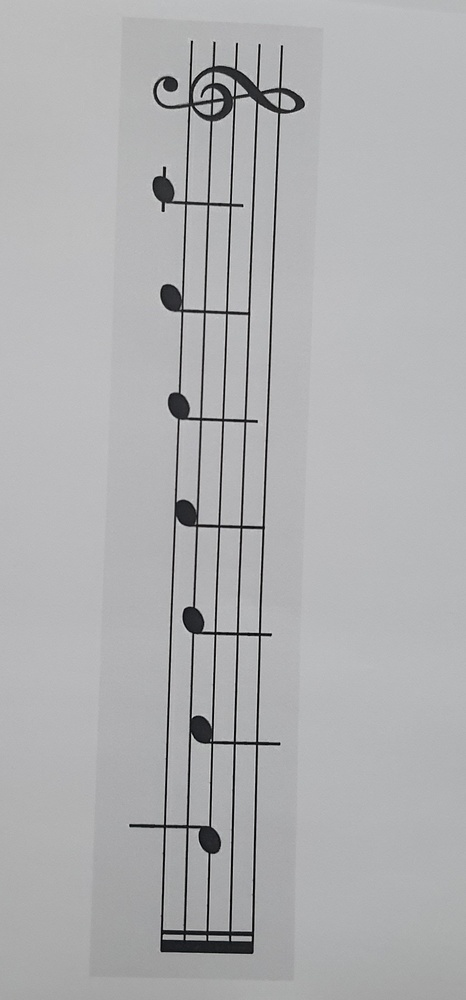
#> input picture Juptyer/AnotherStaffRemovalPipeline/26.jpg, 466 x 1000 px, shrunk from 1035 x 2221 before the run, given in place of 26.png, which was not available
$ jupyter execute cornerDetection.ipynb
#> lines starting #> are read from the running program, lines starting #| are printed output that depends on the picture; after the words box and inside, x2 and y2 are one past the last pixel; in counts of white or black regions, pixels touching at a corner belong together; pictures that were not available may be replaced by others from this repository, and a replacement may not be noted
[cell 1]
from skimage import img_as_float
import cv2
import numpy as np
from skimage.morphology import skeletonize, thin
from math import pi,atan

# if color is white => symbol , black => background
# another matrix => visited pixels

#attempt algorithm to find corner
#1.find suspected point as a begining of corner
#2.iterate from the right pixel
#3.if path from this pixel is longer than 4 and dominating direction is DOWN AND RIGHT and does not form a loop(closed path)
#  then this is a corner=> mark as visited
#4.repeat untill all white pixels are done

#return path length and top two dominating directions
def checkPathRightDown(yR,xR,yD,xD,visited,isCorner):
    #if valid path update visited and isCorner list
    h,w=visited.shape
    if(visited[yR][xR]):
        return
    #check right path
    nextX=xR
    nextY=yR
    pathR=[]
    pathR.append([nextX,nextY])
    while(nextX+1 != w and nextY+1 != h):
        #check right down
        if(skeleton[nextY+1][nextX+1]):
            nextX=nextX+1
            nextY=nextY+1
            pathR.append([nextX,nextY])
        #check right pixel
        elif(skeleton[nextY][nextX+1]):
            nextX=nextX+1
            pathR.append([nextX,nextY])
        #check down
        elif(skeleton[nextY+1][nextX]):
            nextY=nextY+1
            pathR.append([nextX,nextY])
        #if none exit loop
        else:
            break
    #check if path down is long enough countD>=5
    nextX=xD
    nextY=yD
    countD=0
    while(nextX+1 != w and nextY+1 != h and nextX !=0):
        #check down
        if(skeleton[nextY+1][nextX]):
            nextY=nextY+1
            countD+=1
        #check right down
        elif(skeleton[nextY+1][nextX+1]):
            nextX=nextX+1
            nextY=nextY+1
        #check left down
        elif(skeleton[nextY+1][nextX-1]):
            nextX=nextX-1
            nextY=nextY+1
        #if none exit loop
        else:
            break
    if(len(pathR)>=5 and countD>=4):
        isCorner.append([xD,yD])
        for i in pathR:
            pX=i[0]
            pY=i[1]
            visited[pY][pX]=1

def findVinverted(skeleton):
    h,w=skeleton.shape
    visited = np.zeros((h,w))
    isCorner=[]
    index=0
    pixelIndices = np.where(skeleton==1)
    pixelCount =len(pixelIndices[0])
    for i in range(pixelCount):
        y = pixelIndices[0][i]
        x = pixelIndices[1][i]
        #check if in white pixel is on borders
        if(x+1 == w or y+1 == h or x== 0 or y==0):
            continue
        downR=skeleton[y+1][x+1]
        down=skeleton[y+1][x]
        right=skeleton[y][x+1]
        downL=skeleton[y+1][x-1]
        if (downR and downL):
            checkPathRightDown(y+1,x+1,y+1,x-1,visited,isCorner)
        elif (downR and down):
            checkPathRightDown(y+1,x+1,y+1,x,visited,isCorner)
        elif (right and downL):
            checkPathRightDown(y,x+1,y+1,x-1,visited,isCorner)
        elif (right and down):
            checkPathRightDown(y,x+1,y+1,x,visited,isCorner)
    return len(isCorner),visited

[cell 2]
# if color is white => symbol , black => background
# another matrix => visited pixels

#attempt algorithm to find corner
#1.find suspected point as a begining of corner
#2.iterate from the right pixel
#3.if path from this pixel is longer than 4 and dominating direction is Up AND RIGHT and does not form a loop(closed path)
#  then this is a corner=> mark as visited
#4.repeat untill all white pixels are done

#return path length and top two dominating directions
def checkPathRightUp(yR,xR,yU,xU,visited,isCorner):
    #if valid path update visited and isCorner list
    h,w=visited.shape
    if(visited[yR][xR]):
        return
    nextX=xR
    nextY=yR
    pathR=[]
    pathR.append([nextX,nextY])
    count=0
    while(nextX+1 != w and nextY != 0):
        #check right pixel
        if(skeleton[nextY][nextX+1]):
            nextX=nextX+1
            pathR.append([nextX,nextY])
        #check right up
        elif(skeleton[nextY-1][nextX+1]):
            nextX=nextX+1
            nextY=nextY-1
            pathR.append([nextX,nextY])
        #check up
        elif(skeleton[nextY-1][nextX]):
            nextY=nextY-1
            pathR.append([nextX,nextY])
        #if none exit loop
        else:
            break
    nextX=xU
    nextY=yU
    countU=0
    while(nextX+1 != w and nextY != 0 and nextX != 0):
        #check up
        if(skeleton[nextY-1][nextX]):
            nextY=nextY-1
            countU+=1
        #check left up pixel
        elif(skeleton[nextY-1][nextX-1]):
            nextX=nextX-1
            nextY=nextY-1
        #check right up
        elif(skeleton[nextY-1][nextX+1]):
            nextX=nextX+1
            nextY=nextY-1
        #if none exit loop
        else:
            break
    if(len(pathR)>=5 and countU>=4):
        isCorner.append([xR,yR])
        for i in pathR:
            pX=i[0]
            pY=i[1]
            visited[pY][pX]=1

def findV(skeleton):
    h,w=skeleton.shape
    visited = np.zeros((h,w))
    isCorner=[]
    index=0
    pixelIndices = np.where(skeleton==1)
    pixelCount =len(pixelIndices[0])
    for i in range(pixelCount):
        y = pixelIndices[0][i]
        x = pixelIndices[1][i]
        #check if in white pixel is on borders
        if(x+1 == w or y+1 == h or x== 0 or y==0):
            continue
        upR=skeleton[y-1][x+1]
        up=skeleton[y-1][x]
        right=skeleton[y][x+1]
        upL=skeleton[y-1][x-1]
        if (upR and upL):
            checkPathRightUp(y-1,x+1,y-1,x-1,visited,isCorner)
        elif (upR and up):
            checkPathRightUp(y-1,x+1,y-1,x,visited,isCorner)
        elif (right and up):
            checkPathRightUp(y,x+1,y-1,x,visited,isCorner)
        elif (right and upL):
            checkPathRightUp(y,x+1,y-1,x-1,visited,isCorner)
    return len(isCorner),visited

[cell 3]
img = cv2.imread("26.png")
#> img is the input picture: shape (1000, 466, 3); mean B, G, R 177.3, 175.7, 175.3
gray = cv2.cvtColor(img,cv2.COLOR_BGR2GRAY)

#naive binarization

gray =np.where(gray<185,0,255)
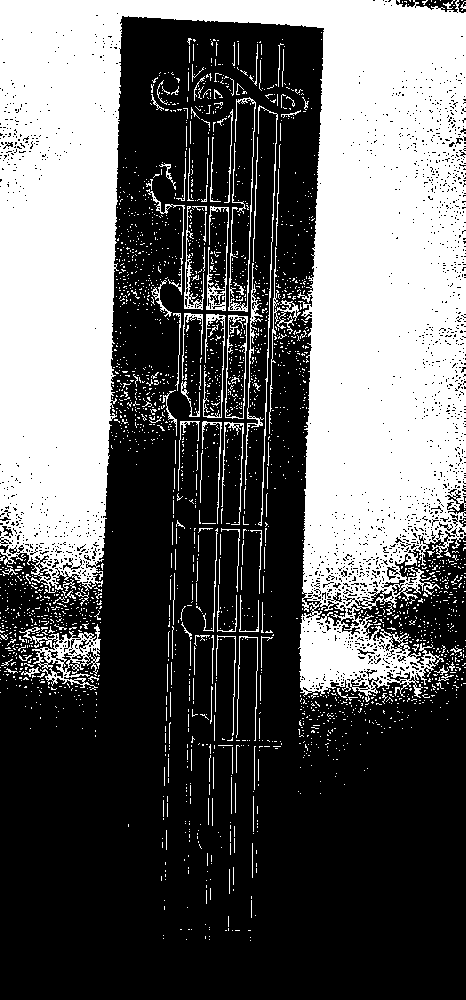
#> gray: shape (1000, 466) int64; 38.6% white; 2397 white regions (2246 under 20 px), largest, box (x1, y1, x2, y2) and area: (0, 0, 466, 702) 160277, (19, 624, 101, 690) 1717, (228, 97, 256, 312) 602
gray=gray/255
gray=1-gray

skeleton = thin(gray)
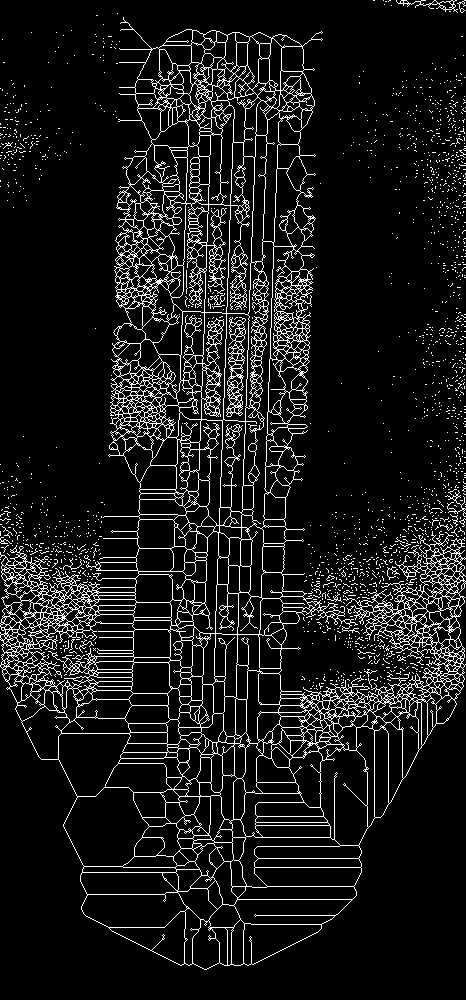
#> skeleton: shape (1000, 466) bool; 9.3% white in thin lines or dots
cv2.imwrite("skeleton.png",skeleton*255)

countVinv,vInv=findVinverted(skeleton)
#> in findVinverted, `pixelIndices = np.where(skeleton==1)`: pixelIndices = 43244 positions, rows 0 to 969, columns 0 to 465
#> in findVinverted, `pixelCount =len(pixelIndices[0])`: pixelCount = 43244
#> the loop in findVinverted, `for i in range(pixelCount):` made 43244 passes
#> (y, x, downR, down, right, downL) on passes 26 to 28: (1, 385, False, False, True, False), (1, 386, False, False, False, False), (1, 388, False, False, False, False)
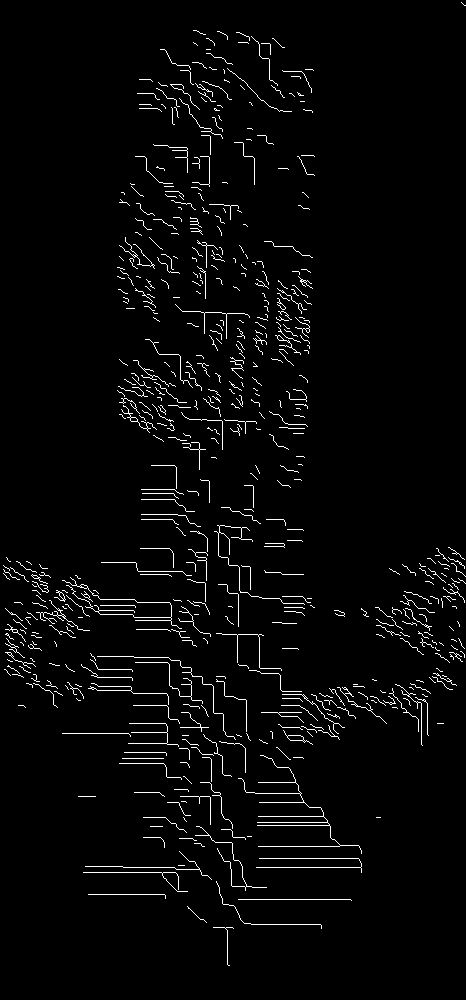
#> vInv: shape (1000, 466) float64; values 0 (black) and 1 (white), 2.9% white in thin lines or dots
#> countVinv = 858
countV,v=findV(skeleton)
#> in findV, `pixelIndices = np.where(skeleton==1)`: pixelIndices = 43244 positions, rows 0 to 969, columns 0 to 465
#> in findV, `pixelCount =len(pixelIndices[0])`: pixelCount = 43244
#> the loop in findV, `for i in range(pixelCount):` made 43244 passes
#> (y, x) on passes 1 to 3: (0, 373), (0, 374), (0, 383)
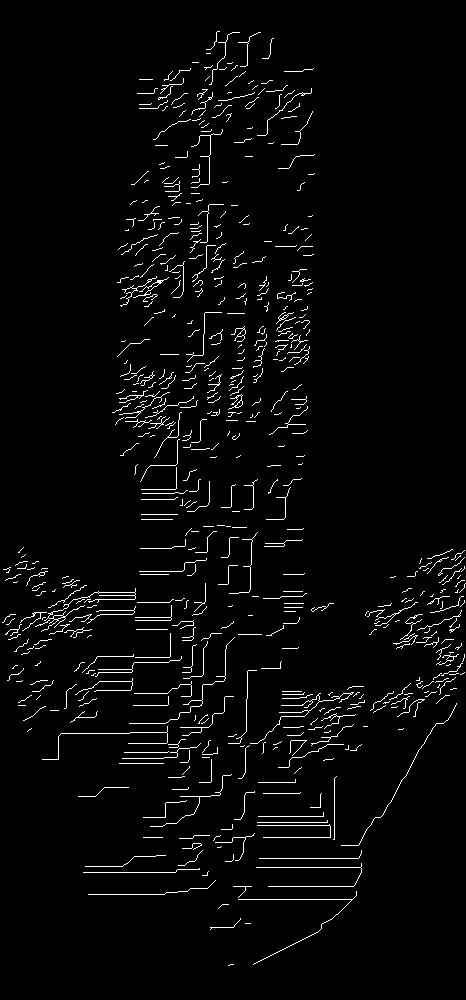
#> v: shape (1000, 466) float64; values 0 (black) and 1 (white), 3% white in thin lines or dots

cv2.imwrite("vInv.png",vInv*255)
cv2.imwrite("v.png",v*255)
print(countVinv,countV)
#| 858 1260

$ run again, with Juptyer/AnotherStaffRemovalPipeline/15.jpg copied over Juptyer/AnotherStaffRemovalPipeline/26.jpg
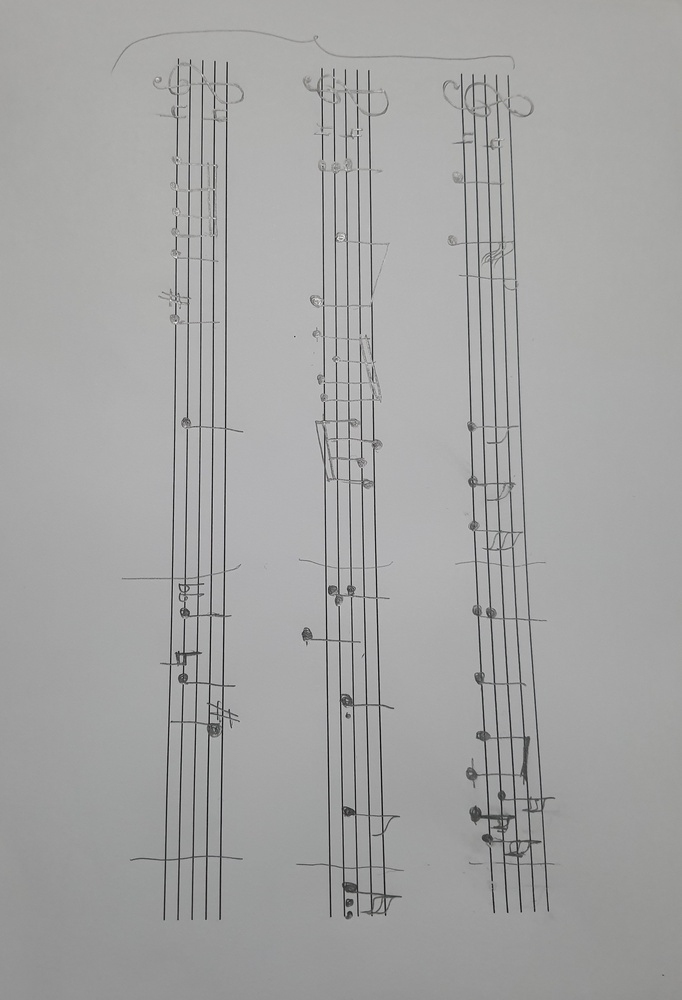
#> input picture Juptyer/AnotherStaffRemovalPipeline/15.jpg, 682 x 1000 px, shrunk from 2373 x 3480 before the run, given in place of 26.png, which was not available
#> img is the input picture: shape (1000, 682, 3); mean B, G, R 163.7, 164.2, 164.1
#> `gray =np.where(gray<185,0,255)`:
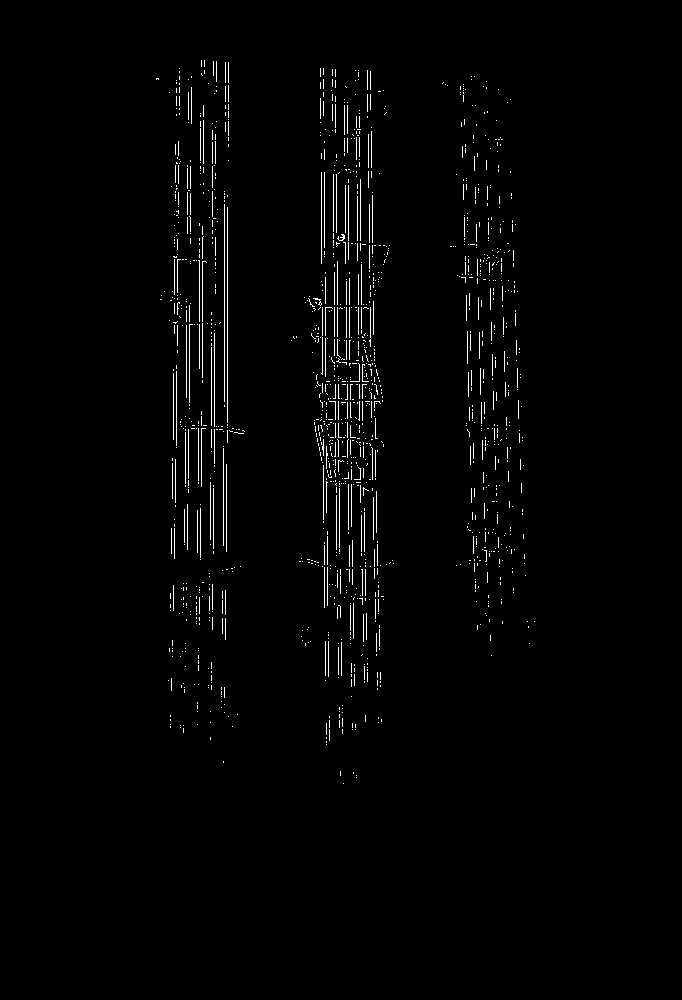
#> gray: shape (1000, 682) int64; 1.5% white in thin lines or dots, all inside (x1, y1, x2, y2) = (156, 60, 535, 784)
#> skeleton: shape (1000, 682) bool; 5.4% white in thin lines or dots, all inside (x1, y1, x2, y2) = (77, 30, 606, 888)
#> pixelIndices = 36697 positions, rows 30 to 887, columns 77 to 605
#> pixelCount = 36697
#> the loop in findVinverted, `for i in range(pixelCount):` made 36697 passes
#> (y, x, downR, down, right, downL) on passes 2, 3, 5: (30, 200, False, False, True, False), (30, 201, True, False, True, False), (30, 203, False, False, True, True)
#> vInv: shape (1000, 682) float64; values 0 (black) and 1 (white), 2.7% white in thin lines or dots, all inside (x1, y1, x2, y2) = (86, 30, 604, 819)
#> countVinv = 493
#> `countV,v=findV(skeleton)`:
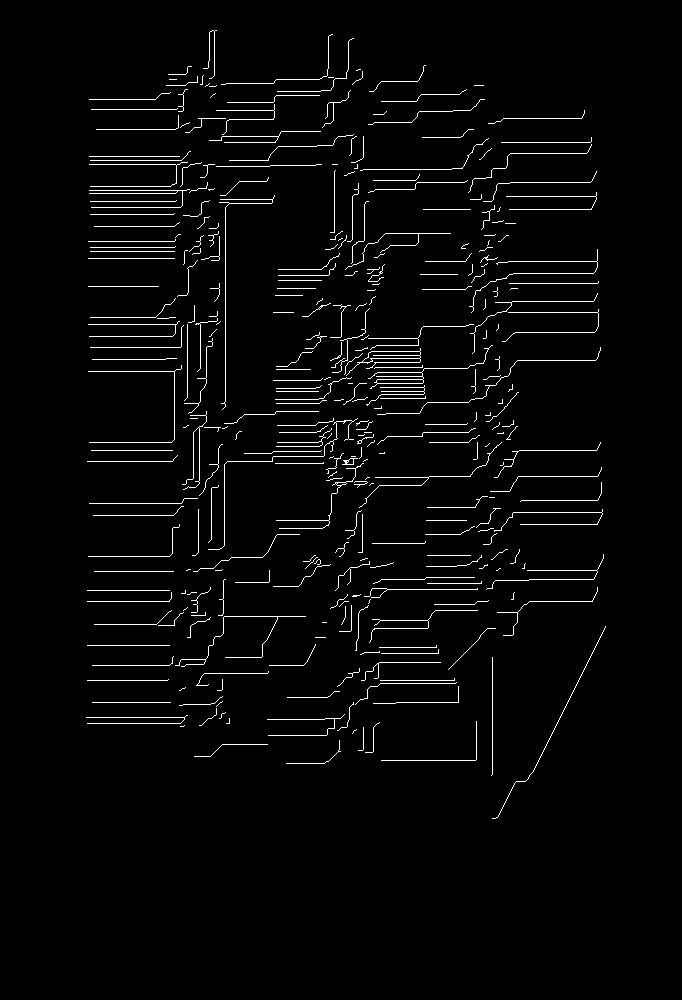
#> v: shape (1000, 682) float64; values 0 (black) and 1 (white), 2.7% white in thin lines or dots, all inside (x1, y1, x2, y2) = (86, 30, 606, 819)
#| 493 714
